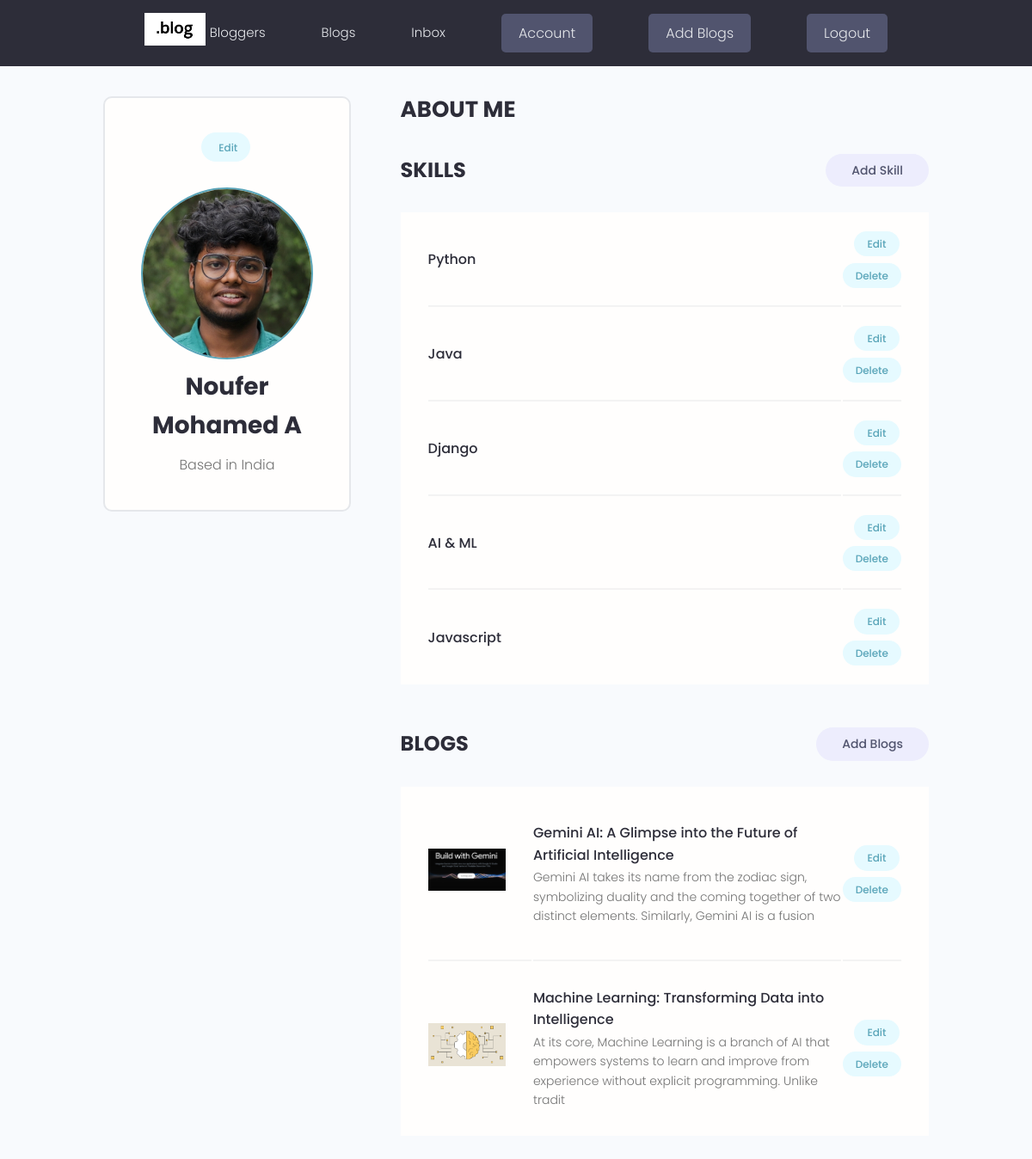
The app's page /account/ (signed in) with its own data.
### users/models.py (models this page shows, shortened)
class Profile(models.Model):
    user = models.OneToOneField(
        User, on_delete=models.CASCADE, null=True, blank=True)
    name = models.CharField(max_length=200, blank=True, null=True)
    email = models.EmailField(max_length=500, blank=True, null=True)
    username = models.CharField(max_length=200, blank=True, null=True)
    location = models.CharField(max_length=200, blank=True, null=True)
    short_intro = models.CharField(max_length=200, blank=True, null=True)
    bio = models.TextField(blank=True, null=True)
    profile_image = models.ImageField(
        null=True, blank=True, upload_to='profile_pictures/', default="profile_pictures/user-default.jpg")
    social_github = models.CharField(max_length=200, blank=True, null=True)
    social_linkedin = models.CharField(max_length=200, blank=True, null=True)
    created = models.DateTimeField(auto_now_add=True)
    id = models.UUIDField(default=uuid.uuid4, unique=True,
                          primary_key=True, editable=False)

class Skill(models.Model):
    owner = models.ForeignKey(
        Profile, on_delete=models.CASCADE, null=True, blank=True)
    name = models.CharField(max_length=200, blank=True, null=True)
    description = models.TextField(null=True, blank=True)
    created = models.DateTimeField(auto_now_add=True)
    id = models.UUIDField(default=uuid.uuid4, unique=True,
                          primary_key=True, editable=False)

### core/models.py (models this page shows, shortened)
class Project(models.Model):
    owner = models.ForeignKey(Profile, null=True, blank=True, on_delete=models.SET_NULL)
    title = models.CharField(max_length=200)
    intro = models.TextField(max_length=255,null=True, blank=True)
    description = models.TextField(null=True, blank=True)
    featured_image = models.ImageField(null=True, blank=True, default="default.jpg")
    created = models.DateTimeField(auto_now_add=True)
    tags = models.ManyToManyField('Tag', blank=True)
    id = models.UUIDField(default=uuid.uuid4, unique=True,
                          primary_key=True, editable=False)
    class Meta:
        ordering = ['created']

### users/views.py (the view)
# urls.py: path('account/', views.user_account,name='user_account'),
@login_required(login_url='login')
def user_account(request):
    profiles = request.user.profile
    topSkills = profiles.skill_set.all()
    projects = profiles.project_set.all()
    context = {'profile':profiles, 'skills': topSkills, 'projects': projects}
    return render(request, 'users/account.html', context)

### users/templates/users/account.html (shortened to what this page needs)
{% extends 'core/base.html' %}
{% block content %}
<main class="settingsPage profile my-md">
    <div class="container">
      <div class="layout">
        <div class="column column--1of3">
          <div class="card text-center">
            <div class="card__body dev">
              <a class="tag tag--pill tag--main settings__btn" href="{% url 'edit_account' %}">
                Edit</a>
              <img class="avatar avatar--xl dev__avatar" src="{{ profile.profile_image.url }}" />
              <h2 class="dev__name">{{profile.name}}</h2>
              <p class="dev__location">Based in {{profile.location}}</p>
            </div>
          </div>
        </div>
        <div class="column column--2of3">
          <div class="devInfo">
            <h3 class="devInfo__title">About Me</h3>
          </div>
          <div class="settings">
            <h3 class="settings__title">Skills</h3>
            <a class="tag tag--pill tag--sub settings__btn tag--lg" href="{% url 'create_skill' %}">Add Skill</a>
          </div>
          <table class="settings__table">
            {% for skill in skills %}
            <tr>
              <td class="settings__tableInfo">
                <h4>{{skill.name}}</h4>
              </td>
              <td class="settings__tableActions">
                <a class="tag tag--pill tag--main settings__btn" href="{% url 'update_skill' skill.id %}">Edit</a>
                <a class="tag tag--pill tag--main settings__btn" href="{% url 'delete_skill' skill.id %}">Delete</a>
              </td>
            </tr>
            {% endfor %}
          </table>
          <div class="settings">
            <h3 class="settings__title">Blogs</h3>
            <a class="tag tag--pill tag--sub settings__btn tag--lg" href="{% url 'create' %}">Add Blogs </a>
          </div>
          <table class="settings__table">
            {% for project in projects %}
            <tr>
              <td class="settings__thumbnail">
                <a href="{% url 'blog' project.id %}"><img src="{{ project.featured_image.url }}" alt="blog Thumbnail" /></a>
              </td>
              <td class="settings__tableInfo">
                <a href="{% url 'blog' project.id %}">{{project.title}}</a>
                <br>
                <p>{{project.description|slice:"150"}}</p>
              </td>
              <td class="settings__tableActions">
                <a class="tag tag--pill tag--main settings__btn" href="{% url 'update' project.id %}">Edit</a>
                <a class="tag tag--pill tag--main settings__btn" href="{% url 'delete' project.id %}"> Delete</a>
              </td>
            </tr>
            {% endfor %}
          </table>
        </div>
      </div>
    </div>
  </main>
{% endblock %}

### static/styles/app.css (style rules this page uses)
:root { --color-sub: #2d2d39; }
.card { border: 2px solid var(--color-light); }
img { width: 100%; }
.profile .card > .dev { padding: 4rem; }
.dev__avatar { display: block; margin: auto; }
.dev__name { color: var(--color-sub); font-size: 2.8rem; font-weight: 700; margin-top: 1rem; margin-bottom: 0.5rem; }
.dev__location { margin-top: 1rem; }
.devInfo { margin-bottom: 3rem; }
.devInfo__title, .devInfo__subtitle { font-size: 2.6rem; color: var(--color-sub); text-transform: uppercase; font-weight: 700; margin-bottom: 1.5rem; }
.settingsPage .dev > .settings__btn { display: inline-block; margin-bottom: 3rem; }
.settings { display: flex; justify-content: space-between; align-items: center; }
.settings__title { font-size: 2.4rem; text-transform: uppercase; font-weight: 700; color: var(--color-sub); }
.settings__table { margin-top: 3rem; margin-bottom: 5rem; padding: 0 3rem; background: var(--color-white); }
.settings__table tr { width: 100%; }
.settings__table tr > td { padding: 2rem 0; }
.settings__table tr:not(:last-child) td { border-bottom: 2px solid var(--color-white-light); }
.settings__thumbnail { width: 23%; min-width: 10rem; }
.settings__thumbnail img { padding-right: 3rem; height: 15rem; object-fit: contain; }
.settings__tableInfo { width: 100%; }
.settings__tableInfo h4, .settings__tableInfo a { padding-right: 1rem; width: auto; font-size: 1.6rem; font-weight: 500; color: var(--color-sub); }
.settings__tableInfo p { font-size: 1.4rem; }
.settings__tableActions { text-align: right; }

### static/uikit/styles/modules/_variables.css (style rules this page uses)
:root { --color-main: #5aa5b9; --color-main-light: #e6faff; --color-sub: #3f4156; --color-sub-light: #51546e; --color-sub-lighter: #ededfd; --color-text: #737373; --color-gray: #8b8b8b; --color-light: #e5e7eb; --color-light-gray: #767676; --color-bg: #f8fafd; --color-white: #fffefd; --color-white-light: #f3f3f3; --color-success: #359e64; --color-success-bg: #def8e8; --color-error: #fc4b0b; --color-error-bg: #fff2ee; --font-base: 'Poppins', arial, helvetica, 'Segoe UI', roboto, ubuntu, sans-serif; --font-monospace: 'Fira Code', 'Courier New', courier, monospace; --font-regular: 300; --font-medium: 500; --font-bold: 700; --generic-shadow: 1px 1px 5px #00000010; --generic-transition: all 0.3s ease-in-out; }

### static/uikit/styles/modules/_base.css (style rules this page uses)
* { margin: 0; padding: 0; box-sizing: border-box; text-rendering: optimizeLegibility; color: inherit; font-size: inherit; }
html { font-size: 50%; }
@media only screen and (min-width: 480px) { html { font-size: 56.25%; } }
@media only screen and (min-width: 1200px) { html { font-size: 62.5%; } }
body { line-height: 1.6; font-weight: 400; font-size: 1.5rem; color: var(--color-text); background-color: var(--color-bg); min-height: 100vh; }

### static/uikit/styles/modules/_typography.css (style rules this page uses)
* { font-family: var(--font-base); }
h2 { font-size: 3.6rem; font-weight: var(--font-bold); }
h3 { font-size: 3.2rem; font-weight: var(--font-medium); }
h4 { font-size: 2.8rem; font-weight: var(--font-medium); }
p, span, strong { font-size: 1.6rem; color: var(--color-text); font-weight: var(--font-regular); }
a { padding-bottom: 2px; text-decoration: none; display: inline-block; color: var(--color-main); font-weight: var(--font-medium); }

### static/uikit/styles/modules/_utilities.css (style rules this page uses)
.container { width: 92%; max-width: 165rem; margin: 0 auto; box-sizing: border-box; }
@media screen and (min-width: 1000px) { .container { width: 90%; } }
@media screen and (min-width: 1200px) { .container { width: 80%; } }
.text-center { text-align: center; }
.my-md { margin: 3rem auto; }

### static/uikit/styles/modules/_avatar.css (style rules this page uses)
.avatar { border-radius: 50%; border: 2px solid var(--color-main); object-fit: cover; }
.avatar--xl { height: 20rem; width: 20rem; }

### static/uikit/styles/modules/_card.css (style rules this page uses)
.card { border-radius: 1rem; background-color: var(--color-white); border: 1.5px solid var(--color-light); width: auto; height: auto; margin-top: 0.5rem; margin-bottom: 0.5rem; overflow: hidden; }
.card__body, .card__header { padding: 2rem 2.5rem; }

### static/uikit/styles/modules/_tag.css (style rules this page uses)
.tag { display: inline-flex; align-items: center; background-color: var(--color-sub); height: -webkit-fit-content; height: -moz-fit-content; height: fit-content; width: -webkit-fit-content; width: -moz-fit-content; width: fit-content; border-radius: 0.5rem; padding: 0.5rem 1.5rem; font-size: 1.2rem; cursor: pointer; }
.tag:not(:last-child) { margin-right: 0.25rem; margin-bottom: 0.75rem; }
.tag--pill { border-radius: 5rem; }
.tag--main, .tag--main > small { background: var(--color-main-light); color: var(--color-main); font-weight: 500; }
.tag--sub, .tag--sub > small { background: var(--color-sub-lighter); color: var(--color-sub-light); font-weight: 500; }
.tag--lg { padding: 0.8rem 3rem; font-size: 1.4rem; }

### records on screen
Profile: profile_image (picture), name "Noufer Mohamed A", location "India"
Skill: name "Python"
Skill: name "Java"
Skill: name "Django"
Skill: name "AI & ML"
Skill: name "Javascript"
Project: featured_image (picture), title "Gemini AI: A Glimpse into the Future of Artificial Intelligence", description "Gemini AI takes its name from the zodiac sign, symbolizing duality and the coming together of two distinct elements. Similarly, Gemini AI is a fusion"
Project: featured_image (picture), title "Machine Learning: Transforming Data into Intelligence", description "At its core, Machine Learning is a branch of AI that empowers systems to learn and improve from experience without explicit programming. Unlike tradit"
